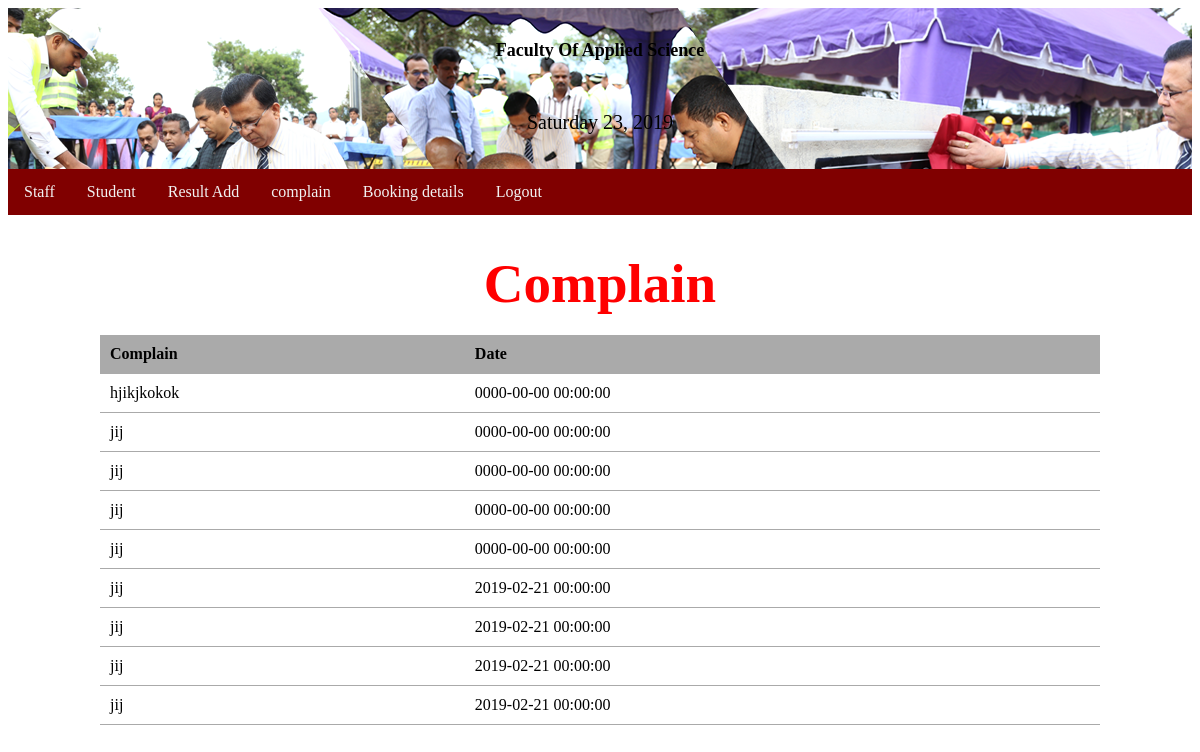
The page /complain.php on the database its author committed.
### tables this page shows
CREATE TABLE `complain` (
  `id` int(11) NOT NULL,
  `complain` varchar(2000) NOT NULL,
  `date` datetime NOT NULL,
  `is_deleted` int(11) NOT NULL
);

### complain.php (the view, shortened to what this page needs)
<?php require_once('connection.php');  ?>
<?php
$userlist='';
$quary="SELECT*FROM complain WHERE is_deleted=0 ORDER BY complain";
$query=mysqli_query($connection,$quary);
if(isset($query)){
    while($user=mysqli_fetch_assoc($query)){
$userlist.="<tr>";
$userlist.="<td>{$user['complain']}</td>";
$userlist.="<td>{$user['date']}</td>";
$userlist.="</tr>";
    }
}
?>
<!DOCTYPE html>
<html lang="en">
<head>
    <link rel="stylesheet" href="main.css">
</head>
<body>
<header>
    <h1>Faculty Of Applied Science</h1><br>
<div class="date">
            <p><?php echo date('l') .' '.date('d').', '.date('Y'); ?></p>
		 </div>
</header>
<div class="topnav">
<a href="staff.php">Staff</a>
  <a href="studentshow.php">Student </a>
  <a href="resultadd.php">Result Add</a>
  <a href="complain.php">complain</a>
  <a href="booking.php">Booking details</a>
  <a href="logout.php">Logout</a>
</div>
<main>
<center><h1>Complain</h1></center>
<table class="masterlist">
    <tr>
        <th>Complain</th>
        <th>Date</th>
    </tr>
    <?php echo $userlist ?>
</table>
</main>
</body>
</html>

### main.css (style rules this page uses)
header { padding:20px; background-color:rgb(113212, 80, ); background-image: url(78.png); text-align:center; }
header div.date { color:black; font-size: 20px; }
header h1 { color:black; font-size: 18px; }
.topnav { overflow: hidden; background-color:maroon; }
.topnav a { float: left; display: block; color: #f2f2f2; text-align: center; padding: 14px 16px; text-decoration: none; }
p { margin-bottom: 15px; }
main { width: 1000px; margin: 10px auto; }
main h1 { margin-bottom: 20px; font-size: 55px; color: red; }
table.masterlist { width: 100%; border-collapse: collapse; }
table.masterlist th { background-color: #aaa; text-align: left; }
table.masterlist th,table.masterlist td { padding: 10px; border-bottom: 1px solid #aaa; }

### rows shown on the page
complain: complain "hjikjkokok", date "0000-00-00 00:00:00"
complain: complain "jij", date "0000-00-00 00:00:00"
complain: complain "jij", date "0000-00-00 00:00:00"
complain: complain "jij", date "0000-00-00 00:00:00"
complain: complain "jij", date "0000-00-00 00:00:00"
complain: complain "jij", date "2019-02-21 00:00:00"
complain: complain "jij", date "2019-02-21 00:00:00"
complain: complain "jij", date "2019-02-21 00:00:00"
complain: complain "jij", date "2019-02-21 00:00:00"
